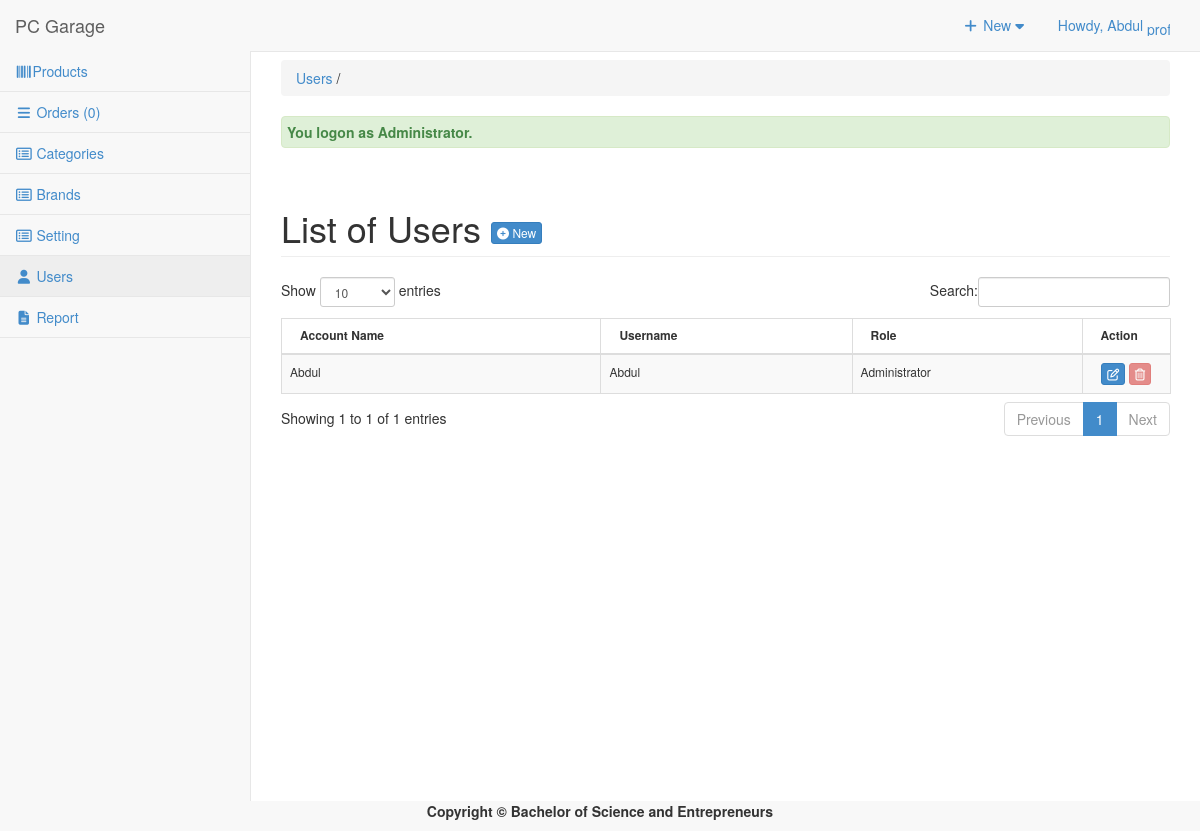
/admin/user/index.php (signed in), run on the app's committed database.
### tables this page shows
CREATE TABLE `tbluseraccount` (
  `USERID` int(11) NOT NULL,
  `U_NAME` varchar(122) NOT NULL,
  `U_USERNAME` varchar(122) NOT NULL,
  `U_PASS` varchar(122) NOT NULL,
  `U_ROLE` varchar(30) NOT NULL,
  `USERIMAGE` varchar(255) NOT NULL
);

### admin/user/index.php (called while the page is built, shortened)
<?php
require_once ("../theme/templates.php");
?>

### include/database.php (called while the page is built, shortened)
<?php
class Database {
	var $sql_string = '';
	private $conn;
	public function open_connection() {
		$this->conn = mysqli_connect(server,user,pass);
		if(!$this->conn){
			echo "Problem in database connection! Contact administrator!";
			exit();
		}else{
			$db_select = mysqli_select_db($this->conn,database_name);
		}
	}
	function setQuery($sql='') {
		$this->sql_string=$sql;
	}
	function executeQuery() {
		$result = mysqli_query($this->conn,$this->sql_string);
		return $result;
	}
	private function confirm_query($result) {
		return $result;
	}
	function loadResultList( $key='' ) {
		$cur = $this->executeQuery();
		$array = array();
		while ($row = mysqli_fetch_object($cur)) {
			if ($key) {
				$array[$row->$key] = $row;
			} else {
				$array[] = $row;
			}
		}
		return $array;
	}
}
$mydb = new Database();
?>

### admin/user/list.php (the view, shortened to what this page needs)
<div class="row">
       	 <div class="col-lg-12">
            <h1 class="page-header">List of Users  <a href="index.php?view=add" class="btn btn-primary btn-xs  ">  <i class="fa fa-plus-circle fw-fa"></i> New</a>  </h1>
       		</div>
   		 </div>
	 		    <form action="controller.php?action=delete" Method="POST">
			      <div class="table-responsive">
				<table id="dash-table" class="table table-striped table-bordered table-hover table-responsive" style="font-size:12px" cellspacing="0">
				  <thead>
				  	<tr>
				  		<th>
				  		 Account Name</th>
				  		<th>Username</th>
				  		<th>Role</th>
				  		<th width="10%" >Action</th>
				  	</tr>
				  </thead>
				  <tbody>
				  	<?php
				  		$mydb->setQuery("SELECT *
											FROM  `tbluseraccount`");
				  		$cur = $mydb->loadResultList();
						foreach ($cur as $result) {
				  		echo '<tr>';
				  		echo '<td>' . $result->U_NAME.'</a></td>';
				  		echo '<td>'. $result->U_USERNAME.'</td>';
				  		echo '<td>'. $result->U_ROLE.'</td>';
				  		If($result->USERID==$_SESSION['USERID'] || $result->U_ROLE=='MainAdministrator' || $result->U_ROLE=='Administrator') {
				  			$active = "Disabled";
				  		}else{
				  			$active = "";
				  		}
				  		echo '<td align="center" > <a title="Edit" href="index.php?view=edit&id='.$result->USERID.'"  class="btn btn-primary btn-xs  ">  <span class="fa fa-edit fw-fa"></span></a>
				  					 <a title="Delete" href="controller.php?action=delete&id='.$result->USERID.'" class="btn btn-danger btn-xs" '.$active.'><span class="fa fa-trash-o fw-fa"></span> </a>
				  					 </td>';
				  		echo '</tr>';
				  	}
				  	?>
				  </tbody>
				</table>
			</div>
				</form>
</div>

### admin/css/sb-admin-2.css (style rules this page uses)
body { background-color: #f8f8f8; }

### data on the page
tbluseraccount: U_NAME "Abdul", U_USERNAME "Abdul", U_ROLE "Administrator"

### other printed values
$_SESSION['U_NAME'] "Abdul"
$res "0"
$title "Users"
$_SESSION['message'] "You logon as Administrator."
